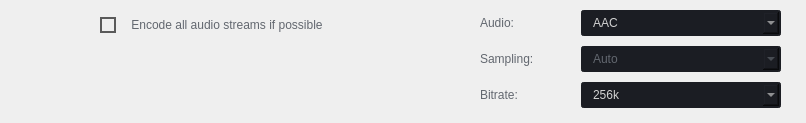
              <widget class="QWidget" name="scrollAreaWidgetContents_3">
               <property name="geometry">
                <rect>
                 <x>0</x>
                 <y>0</y>
                 <width>806</width>
                 <height>123</height>
                </rect>
               </property>
               <widget class="QWidget" name="layoutWidget_3">
                <property name="geometry">
                 <rect>
                  <x>480</x>
                  <y>10</y>
                  <width>301</width>
                  <height>112</height>
                 </rect>
                </property>
                <layout class="QHBoxLayout" name="horizontalLayout_15">
                 <property name="spacing">
                  <number>6</number>
                 </property>
                 <item>
                  <layout class="QVBoxLayout" name="verticalLayout_33">
                   <property name="spacing">
                    <number>10</number>
                   </property>
                   <item>
                    <widget class="QLabel" name="label_credits_49">
                     <property name="minimumSize">
                      <size>
                       <width>0</width>
                       <height>26</height>
                      </size>
                     </property>
                     <property name="maximumSize">
                      <size>
                       <width>3840</width>
                       <height>26</height>
                      </size>
                     </property>
                     <property name="styleSheet">
                      <string notr="true">color: rgb(98, 103, 111);</string>
                     </property>
                     <property name="text">
                      <string>Audio:</string>
                     </property>
                    </widget>
                   </item>
                   <item>
                    <widget class="QLabel" name="label_credits_50">
                     <property name="minimumSize">
                      <size>
                       <width>0</width>
                       <height>26</height>
                      </size>
                     </property>
                     <property name="maximumSize">
                      <size>
                       <width>3840</width>
                       <height>26</height>
                      </size>
                     </property>
                     <property name="styleSheet">
                      <string notr="true">color: rgb(98, 103, 111);</string>
                     </property>
                     <property name="text">
                      <string>Sampling:</string>
                     </property>
                    </widget>
                   </item>
                   <item>
                    <widget class="QLabel" name="label_credits_51">
                     <property name="minimumSize">
                      <size>
                       <width>0</width>
                       <height>26</height>
                      </size>
                     </property>
                     <property name="maximumSize">
                      <size>
                       <width>3840</width>
                       <height>26</height>
                      </size>
                     </property>
                     <property name="styleSheet">
                      <string notr="true">color: rgb(98, 103, 111);</string>
                     </property>
                     <property name="text">
                      <string>Bitrate:</string>
                     </property>
                    </widget>
                   </item>
                   <item>
                    <spacer name="verticalSpacer_10">
                     <property name="orientation">
                      <enum>Qt::Vertical</enum>
                     </property>
                     <property name="sizeHint" stdset="0">
                      <size>
                       <width>20</width>
                       <height>40</height>
                      </size>
                     </property>
                    </spacer>
                   </item>
                  </layout>
                 </item>
                 <item>
                  <layout class="QVBoxLayout" name="verticalLayout_34">
                   <property name="spacing">
                    <number>10</number>
                   </property>
                   <item>
                    <widget class="QComboBox" name="comboBox_audio_codec">
                     <property name="enabled">
                      <bool>true</bool>
                     </property>
                     <property name="minimumSize">
                      <size>
                       <width>200</width>
                       <height>26</height>
                      </size>
                     </property>
                     <property name="maximumSize">
                      <size>
                       <width>200</width>
                       <height>26</height>
                      </size>
                     </property>
                     <property name="autoFillBackground">
                      <bool>false</bool>
                     </property>
                     <property name="styleSheet">
                      <string notr="true">QComboBox{
	color: rgb(210, 210, 210);
	background-color: rgb(27, 29, 35);
	border-radius: 3px;
	border: 2px solid rgb(27, 29, 35);
	padding: 3px;
	padding-left: 10px;
}
QComboBox:disabled{
	color: rgb(98, 103, 111);
	background-color: rgb(27, 29, 35);
	border-radius: 3px;
	border: 2px solid rgb(27, 29, 35);
	padding: 3px;
	padding-left: 10px;
}
QComboBox:hover{
	border: 2px solid rgb(64, 71, 88);
}
QComboBox::drop-down {
	subcontrol-origin: padding;
	subcontrol-position: top right;
	width: 25px; 
	border-left-width: 3px;
	border-left-color: rgba(39, 44, 54, 150);
	border-left-style: solid;
	border-top-right-radius: 3px;
	border-bottom-right-radius: 3px;	
	background-image: url(:/16x16/icons/16x16/cil-arrow-bottom.png);
	background-position: center;
	background-repeat: no-reperat;
 }
QComboBox QAbstractItemView {
	color: rgb(85, 170, 255);	
	background-color: rgb(27, 29, 35);
	padding: 10px;
	selection-background-color: rgb(39, 44, 54);
}</string>
                     </property>
                     <property name="maxCount">
                      <number>20</number>
                     </property>
                     <property name="iconSize">
                      <size>
                       <width>16</width>
                       <height>16</height>
                      </size>
                     </property>
                     <property name="placeholderText">
                      <string notr="true"/>
                     </property>
                     <property name="frame">
                      <bool>true</bool>
                     </property>
                     <item>
                      <property name="text">
                       <string>AAC</string>
                      </property>
                     </item>
                     <item>
                      <property name="text">
                       <string>AC3</string>
                      </property>
                     </item>
                     <item>
                      <property name="text">
                       <string>DTS</string>
                      </property>
                     </item>
                     <item>
                      <property name="text">
                       <string>From source</string>
                      </property>
                     </item>
                    </widget>
                   </item>
                   <item>
                    <widget class="QComboBox" name="comboBox_audio_sampling">
                     <property name="enabled">
                      <bool>false</bool>
                     </property>
                     <property name="minimumSize">
                      <size>
                       <width>200</width>
                       <height>26</height>
                      </size>
                     </property>
                     <property name="maximumSize">
                      <size>
                       <width>200</width>
                       <height>26</height>
                      </size>
                     </property>
                     <property name="autoFillBackground">
                      <bool>false</bool>
                     </property>
                     <property name="styleSheet">
                      <string notr="true">QComboBox{
	color: rgb(210, 210, 210);
	background-color: rgb(27, 29, 35);
	border-radius: 3px;
	border: 2px solid rgb(27, 29, 35);
	padding: 3px;
	padding-left: 10px;
}
QComboBox:disabled{
	color: rgb(98, 103, 111);
	background-color: rgb(27, 29, 35);
	border-radius: 3px;
	border: 2px solid rgb(27, 29, 35);
	padding: 3px;
	padding-left: 10px;
}
QComboBox:hover{
	border: 2px solid rgb(64, 71, 88);
}
QComboBox::drop-down {
	subcontrol-origin: padding;
	subcontrol-position: top right;
	width: 25px; 
	border-left-width: 3px;
	border-left-color: rgba(39, 44, 54, 150);
	border-left-style: solid;
	border-top-right-radius: 3px;
	border-bottom-right-radius: 3px;	
	background-image: url(:/16x16/icons/16x16/cil-arrow-bottom.png);
	background-position: center;
	background-repeat: no-reperat;
 }
QComboBox QAbstractItemView {
	color: rgb(85, 170, 255);	
	background-color: rgb(27, 29, 35);
	padding: 10px;
	selection-background-color: rgb(39, 44, 54);
}</string>
                     </property>
                     <property name="editable">
                      <bool>false</bool>
                     </property>
                     <property name="maxCount">
                      <number>20</number>
                     </property>
                     <property name="iconSize">
                      <size>
                       <width>16</width>
                       <height>16</height>
                      </size>
                     </property>
                     <property name="placeholderText">
                      <string notr="true"/>
                     </property>
                     <property name="frame">
                      <bool>true</bool>
                     </property>
                     <item>
                      <property name="text">
                       <string>Auto</string>
                      </property>
                     </item>
                    </widget>
                   </item>
                   <item>
                    <widget class="QComboBox" name="comboBox_audio_bitrate">
                     <property name="enabled">
                      <bool>true</bool>
                     </property>
                     <property name="minimumSize">
                      <size>
                       <width>200</width>
                       <height>26</height>
                      </size>
                     </property>
                     <property name="maximumSize">
                      <size>
                       <width>200</width>
                       <height>26</height>
                      </size>
                     </property>
                     <property name="autoFillBackground">
                      <bool>false</bool>
                     </property>
                     <property name="styleSheet">
                      <string notr="true">QComboBox{
	color: rgb(210, 210, 210);
	background-color: rgb(27, 29, 35);
	border-radius: 3px;
	border: 2px solid rgb(27, 29, 35);
	padding: 3px;
	padding-left: 10px;
}
QComboBox:disabled{
	color: rgb(98, 103, 111);
	background-color: rgb(27, 29, 35);
	border-radius: 3px;
	border: 2px solid rgb(27, 29, 35);
	padding: 3px;
	padding-left: 10px;
}
QComboBox:hover{
	border: 2px solid rgb(64, 71, 88);
}
QComboBox::drop-down {
	subcontrol-origin: padding;
	subcontrol-position: top right;
	width: 25px; 
	border-left-width: 3px;
	border-left-color: rgba(39, 44, 54, 150);
	border-left-style: solid;
	border-top-right-radius: 3px;
	border-bottom-right-radius: 3px;	
	background-image: url(:/16x16/icons/16x16/cil-arrow-bottom.png);
	background-position: center;
	background-repeat: no-reperat;
 }
QComboBox QAbstractItemView {
	color: rgb(85, 170, 255);	
	background-color: rgb(27, 29, 35);
	padding: 10px;
	selection-background-color: rgb(39, 44, 54);
}</string>
                     </property>
                     <property name="editable">
                      <bool>false</bool>
                     </property>
                     <property name="currentIndex">
                      <number>2</number>
                     </property>
                     <property name="maxCount">
                      <number>20</number>
                     </property>
                     <property name="iconSize">
                      <size>
                       <width>16</width>
                       <height>16</height>
                      </size>
                     </property>
                     <property name="placeholderText">
                      <string notr="true"/>
                     </property>
                     <property name="frame">
                      <bool>true</bool>
                     </property>
                     <item>
                      <property name="text">
                       <string>384k</string>
                      </property>
                     </item>
                     <item>
                      <property name="text">
                       <string>320k</string>
                      </property>
                     </item>
                     <item>
                      <property name="text">
                       <string>256k</string>
                      </property>
                     </item>
                     <item>
                      <property name="text">
                       <string>192k</string>
                      </property>
                     </item>
                     <item>
                      <property name="text">
                       <string>128k</string>
                      </property>
                     </item>
                     <item>
                      <property name="text">
                       <string>96k</string>
                      </property>
                     </item>
                    </widget>
                   </item>
                   <item>
                    <spacer name="verticalSpacer_11">
                     <property name="orientation">
                      <enum>Qt::Vertical</enum>
                     </property>
                     <property name="sizeHint" stdset="0">
                      <size>
                       <width>20</width>
                       <height>40</height>
                      </size>
                     </property>
                    </spacer>
                   </item>
                  </layout>
                 </item>
                </layout>
               </widget>
               <widget class="QCheckBox" name="checkBox_audio_streams">
                <property name="enabled">
                 <bool>false</bool>
                </property>
                <property name="geometry">
                 <rect>
                  <x>100</x>
                  <y>14</y>
                  <width>271</width>
                  <height>22</height>
                 </rect>
                </property>
                <property name="styleSheet">
                 <string notr="true">/*QCheckBox{
	color: rgb(98, 103, 111);
}*/


QCheckBox {
	spacing: 12px;
	color: rgb(98, 103, 111);
	background-color: transparent;
}
QCheckBox::indicator {
	border: 2px solid #5A5A5A;
    background: none;
	width: 12px;
    height: 12px;
}
QCheckBox::indicator:checked {
	image: url(:/16x16/icons/16x16/cil-check-alt.png);
	border: 2px solid #5A5A5A;
    background: none;
	width: 12px;
    height: 12px;
}</string>
                </property>
                <property name="text">
                 <string> Encode all audio streams if possible</string>
                </property>
                <property name="checked">
                 <bool>true</bool>
                </property>
               </widget>
              </widget>
